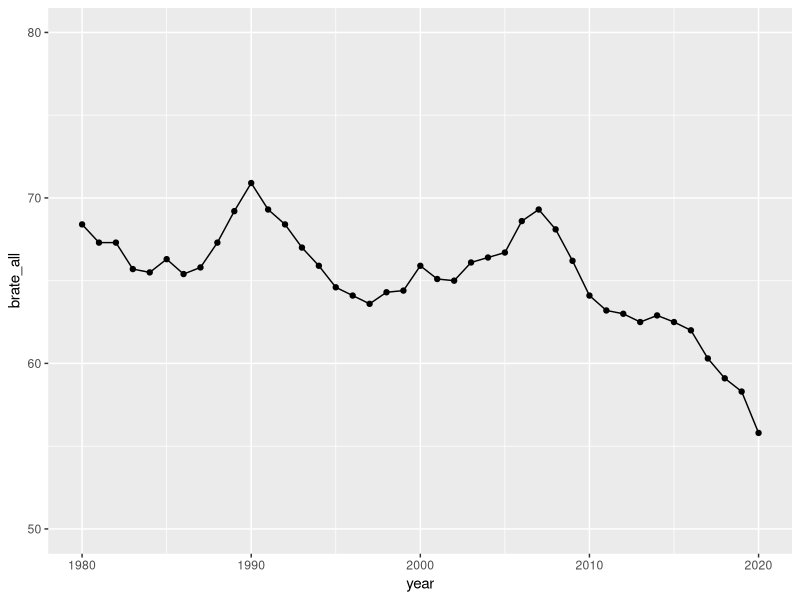

This chart was generated by the following R code:
#### load the libraies we need ####
library(tidyverse)
library(dplyr)
library(here)
library(ggplot2)

US_birth_date_from_1985_to_2020 <- read_csv(here::here("inputs/data/fig_1.csv"))

ggplot(data=US_birth_date_from_1985_to_2020, aes(x=`year`, y=`brate_all`, group=1)) +
  geom_line()+
  geom_point() +
  ylim(50, 80)

